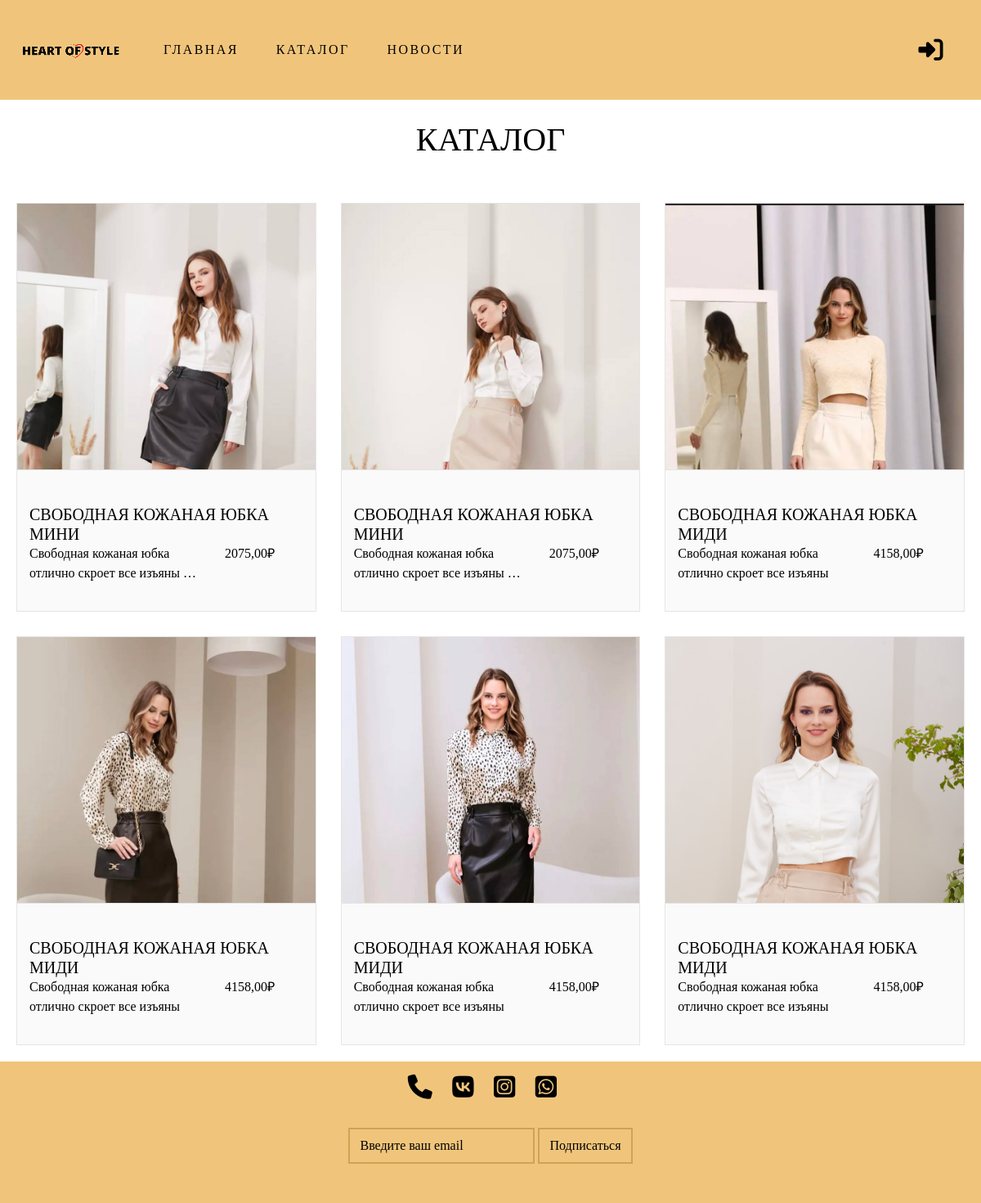
The app's page /catalog/, older data.
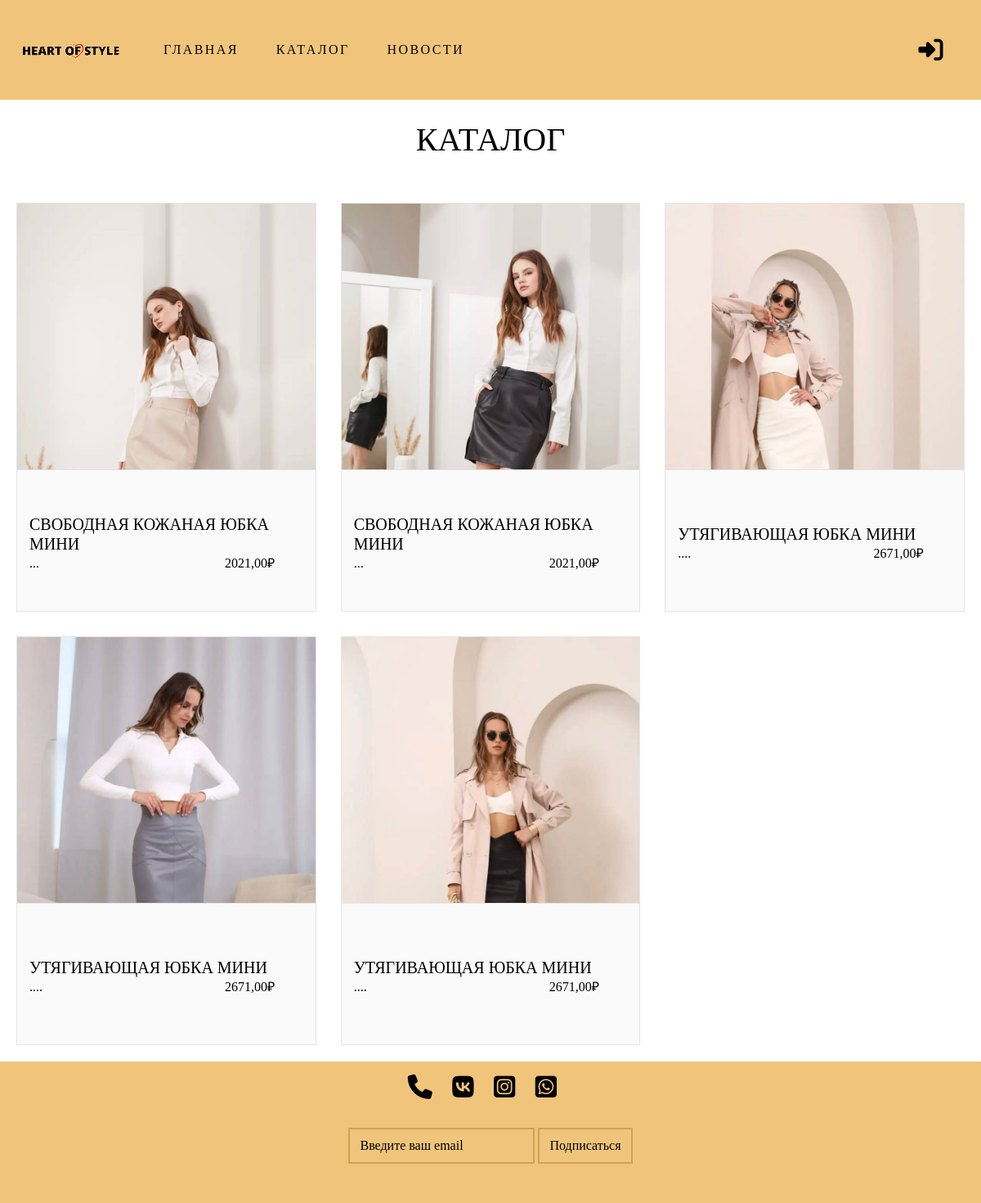
The same page, newer data.
### backend/general/models.py (models this page shows, shortened)
class Product(models.Model):
    name = models.CharField(max_length=100)
    description = models.TextField()
    price = models.DecimalField(max_digits=10, decimal_places=2)
    created_at = models.DateTimeField(auto_now_add=True)

class ProductImage(models.Model):
    image = models.ImageField(upload_to='product/')
    product = models.ForeignKey(Product, on_delete=models.CASCADE)
    color = models.ForeignKey(Color, on_delete=models.CASCADE)

### backend/general/views.py (the view)
# urls.py: path('catalog/', catalog, name='catalog'),
def catalog(request):
    product_images = []
    images = ProductImage.objects.select_related('product', 'color')
    for image in images:
        variations = ProductVariation.objects.filter(product=image.product, color=image.color).prefetch_related('size')
        sizes = set()
        for var in variations:
            sizes.update(var.size.all())
        all_variations = ProductVariation.objects.filter(product=image.product).select_related('color')
        color_set = set(v.color for v in all_variations)
        product_images.append({
            'product': image.product,
            'image': image,
            'color': image.color,
            'sizes': sorted(sizes, key=lambda s: s.name),
            'colors': sorted(color_set, key=lambda c: c.name),
        })
    return render(request, 'catalog.html', {
        'product_images': product_images
    })

### frontend/templates/catalog.html (shortened to what this page needs)
{% extends 'base.html' %}
{% load static %}
{% block content %}
<h1 class="h1">Каталог</h1>
<div class="products-container">
  {% for entry in product_images %}
  {% with image=entry.image product=entry.product color=entry.color sizes=entry.sizes %}
  <div class="card-wrapper">
    <div class="image-holder">
      <a href="{% url 'product_detail' product.id %}" class="image-link">
        <div class="image-liquid">
          <img src="{{ image.image.url }}" alt="{{ product.name }}">
        </div>
      </a>
    </div>
    <div class="product-description">
      <h5 class="product-title">{{ product.name }}</h5>
      <div class="row">
        <div class="col-xs-12 col-sm-8 category">{{ product.description|truncatechars:50 }}</div>
        <div class="col-xs-12 col-sm-4 price">{{ product.price }}₽</div>
      </div>
    </div>
  </div>
  {% endwith %}
  {% endfor %}
</div>
{% endblock %}

Row changes from the older to the newer data that the page shows:
no longer on one of the page's lists (row edited): Product: product.name "СВОБОДНАЯ КОЖАНАЯ ЮБКА МИДИ", product.description "Свободная кожаная юбка отлично скроет все изъяны", product.price "4158,00"
changed Product "СВОБОДНАЯ КОЖАНАЯ ЮБКА МИНИ": image.image: a different picture; product.description "Свободная кожаная юбка отлично скроет все изъяны …" → "..."; product.price "2075,00" → "2021,00"
changed Product: image.image: a different picture; product.name "СВОБОДНАЯ КОЖАНАЯ ЮБКА МИДИ" → "УТЯГИВАЮЩАЯ ЮБКА МИНИ"; product.description "Свободная кожаная юбка отлично скроет все изъяны" → "...."; product.price "4158,00" → "2671,00"
